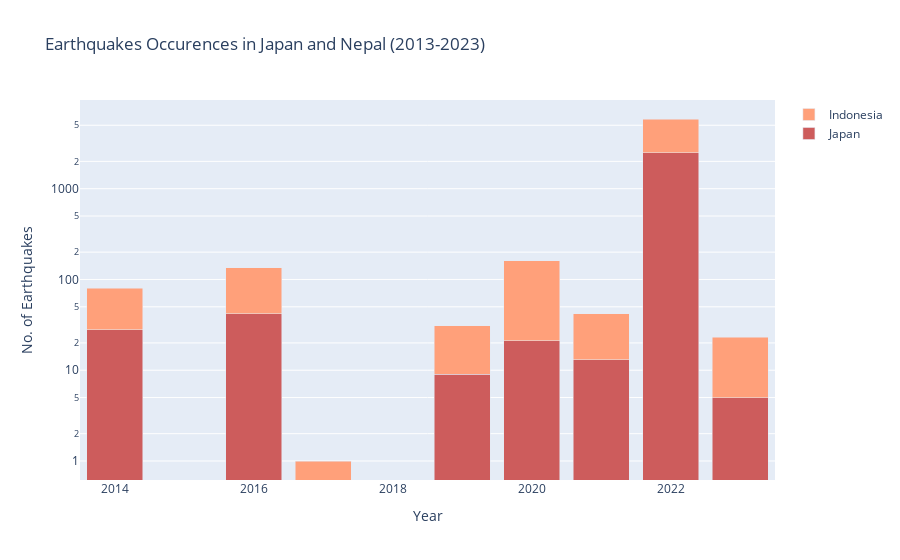

The notebook cell saved with this chart:
### Code cell
# Number of Earthquakes that occurred from 2013-2023 Japan vs Nepal 

# Filter for earthquakes in Japan and Nepal with magnitude above 6
Japan = EQ_filter[(EQ_filter['Country'] == 'Japan') ]
Indo = EQ_filter[(EQ_filter['Country'] == 'Indonesia') ]

# We group the earthquakes by year and count occurences
japan_count = Japan.groupby('year').size()
Indo_count = Indo.groupby('year').size()

# Create a bar chart showing the earthquake counts for each country

fig = go.Figure()
fig.add_trace(go.Bar(
    x=japan_count.index,
    y=japan_count.values,
    name='Japan',
    marker_color='indianred'
))

fig.add_trace(go.Bar(
    x=Indo_count.index,
    y=Indo_count.values,
    name='Indonesia',
    marker_color='lightsalmon'
))

fig.update_layout(
    title='Earthquakes Occurences in Japan and Nepal (2013-2023)',
    xaxis_title='Year',
    yaxis_title='No. of Earthquakes',
    barmode='stack'
)
fig.update_layout(yaxis_type='log')
fig.show()

### Figure 1 — Plotly figure (JSON) as saved in the notebook; plotly's stock layout.template omitted (floating-point values rounded to 4 significant figures)
{"data": [{"marker": {"color": "indianred"}, "name": "Japan", "type": "bar", "x": [2014, 2016, 2019, 2020, 2021, 2022, 2023], "y": [28, 42, 9, 21, 13, 2486, 5]}, {"marker": {"color": "lightsalmon"}, "name": "Indonesia", "type": "bar", "x": [2014, 2016, 2017, 2019, 2020, 2021, 2022, 2023], "y": [52, 93, 1, 22, 140, 29, 3373, 18]}], "layout": {"barmode": "stack", "title": {"text": "Earthquakes Occurences in Japan and Nepal (2013-2023)"}, "xaxis": {"title": {"text": "Year"}}, "yaxis": {"title": {"text": "No. of Earthquakes"}, "type": "log"}}}
